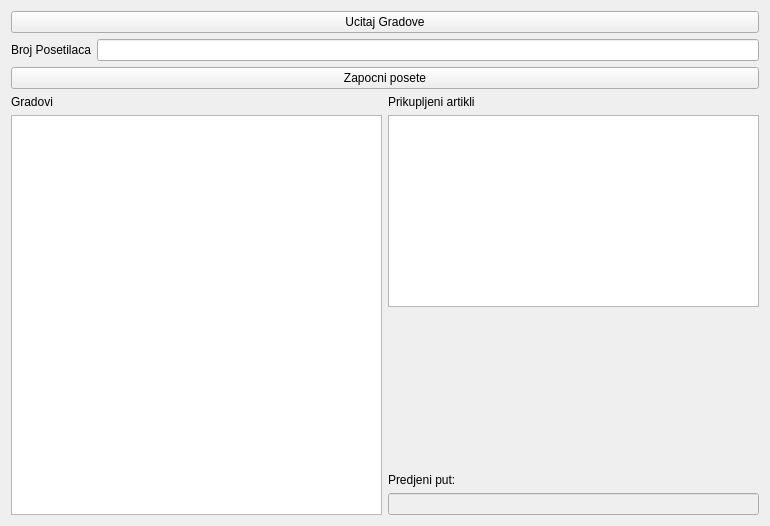
<?xml version="1.0" encoding="UTF-8"?>
<ui version="4.0">
 <class>MainWindow</class>
 <widget class="QWidget" name="MainWindow">
  <property name="geometry">
   <rect>
    <x>0</x>
    <y>0</y>
    <width>770</width>
    <height>526</height>
   </rect>
  </property>
  <property name="windowTitle">
   <string>MainWindow</string>
  </property>
  <layout class="QVBoxLayout" name="verticalLayout_28">
   <item>
    <layout class="QVBoxLayout" name="verticalLayout_24">
     <item>
      <widget class="QPushButton" name="ug_button">
       <property name="text">
        <string>Ucitaj Gradove</string>
       </property>
      </widget>
     </item>
     <item>
      <layout class="QHBoxLayout" name="horizontalLayout_15">
       <item>
        <widget class="QLabel" name="label">
         <property name="text">
          <string>Broj Posetilaca</string>
         </property>
        </widget>
       </item>
       <item>
        <widget class="QLineEdit" name="bp_lineedit"/>
       </item>
      </layout>
     </item>
     <item>
      <widget class="QPushButton" name="zp_button">
       <property name="text">
        <string>Zapocni posete</string>
       </property>
      </widget>
     </item>
    </layout>
   </item>
   <item>
    <layout class="QHBoxLayout" name="horizontalLayout_16">
     <item>
      <layout class="QVBoxLayout" name="verticalLayout_25">
       <item>
        <widget class="QLabel" name="label_3">
         <property name="text">
          <string>Gradovi</string>
         </property>
        </widget>
       </item>
       <item>
        <widget class="QListWidget" name="lw_cities"/>
       </item>
      </layout>
     </item>
     <item>
      <layout class="QVBoxLayout" name="verticalLayout_27">
       <item>
        <widget class="QLabel" name="label_2">
         <property name="text">
          <string>Prikupljeni artikli</string>
         </property>
        </widget>
       </item>
       <item>
        <widget class="QListWidget" name="lw_articles"/>
       </item>
       <item>
        <spacer name="verticalSpacer">
         <property name="orientation">
          <enum>Qt::Vertical</enum>
         </property>
         <property name="sizeHint" stdset="0">
          <size>
           <width>20</width>
           <height>40</height>
          </size>
         </property>
        </spacer>
       </item>
       <item>
        <widget class="QLabel" name="label_4">
         <property name="text">
          <string>Predjeni put:</string>
         </property>
        </widget>
       </item>
       <item>
        <widget class="QLineEdit" name="pp_lineedit">
         <property name="enabled">
          <bool>false</bool>
         </property>
        </widget>
       </item>
      </layout>
     </item>
    </layout>
   </item>
  </layout>
 </widget>
 <resources/>
 <connections/>
</ui>
